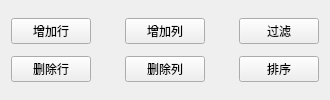
<?xml version="1.0" encoding="UTF-8"?>
<ui version="4.0">
 <class>ControlWidCSV</class>
 <widget class="QWidget" name="ControlWidCSV">
  <property name="geometry">
   <rect>
    <x>0</x>
    <y>0</y>
    <width>326</width>
    <height>100</height>
   </rect>
  </property>
  <property name="windowTitle">
   <string>Form</string>
  </property>
  <layout class="QGridLayout" name="gridLayout_2">
   <item row="0" column="0">
    <layout class="QGridLayout" name="gridLayout">
     <property name="horizontalSpacing">
      <number>34</number>
     </property>
     <property name="verticalSpacing">
      <number>12</number>
     </property>
     <item row="1" column="1">
      <widget class="QPushButton" name="deleteColumnButton">
       <property name="sizePolicy">
        <sizepolicy hsizetype="Minimum" vsizetype="Fixed">
         <horstretch>0</horstretch>
         <verstretch>0</verstretch>
        </sizepolicy>
       </property>
       <property name="text">
        <string>删除列</string>
       </property>
      </widget>
     </item>
     <item row="0" column="1">
      <widget class="QPushButton" name="addColumnButton">
       <property name="sizePolicy">
        <sizepolicy hsizetype="Minimum" vsizetype="Fixed">
         <horstretch>0</horstretch>
         <verstretch>0</verstretch>
        </sizepolicy>
       </property>
       <property name="text">
        <string>增加列</string>
       </property>
      </widget>
     </item>
     <item row="1" column="0">
      <widget class="QPushButton" name="deleteRowButton">
       <property name="sizePolicy">
        <sizepolicy hsizetype="Minimum" vsizetype="Fixed">
         <horstretch>0</horstretch>
         <verstretch>0</verstretch>
        </sizepolicy>
       </property>
       <property name="text">
        <string>删除行</string>
       </property>
      </widget>
     </item>
     <item row="0" column="0">
      <widget class="QPushButton" name="addRowButton">
       <property name="sizePolicy">
        <sizepolicy hsizetype="Minimum" vsizetype="Fixed">
         <horstretch>0</horstretch>
         <verstretch>0</verstretch>
        </sizepolicy>
       </property>
       <property name="text">
        <string>增加行</string>
       </property>
      </widget>
     </item>
     <item row="0" column="2">
      <widget class="QPushButton" name="filterButton">
       <property name="sizePolicy">
        <sizepolicy hsizetype="Minimum" vsizetype="Fixed">
         <horstretch>0</horstretch>
         <verstretch>0</verstretch>
        </sizepolicy>
       </property>
       <property name="text">
        <string>过滤</string>
       </property>
      </widget>
     </item>
     <item row="1" column="2">
      <widget class="QPushButton" name="sortButton">
       <property name="sizePolicy">
        <sizepolicy hsizetype="Minimum" vsizetype="Fixed">
         <horstretch>0</horstretch>
         <verstretch>0</verstretch>
        </sizepolicy>
       </property>
       <property name="text">
        <string>排序</string>
       </property>
      </widget>
     </item>
    </layout>
   </item>
  </layout>
 </widget>
 <tabstops>
  <tabstop>addRowButton</tabstop>
  <tabstop>deleteRowButton</tabstop>
  <tabstop>addColumnButton</tabstop>
  <tabstop>deleteColumnButton</tabstop>
  <tabstop>filterButton</tabstop>
  <tabstop>sortButton</tabstop>
 </tabstops>
 <resources/>
 <connections/>
</ui>
